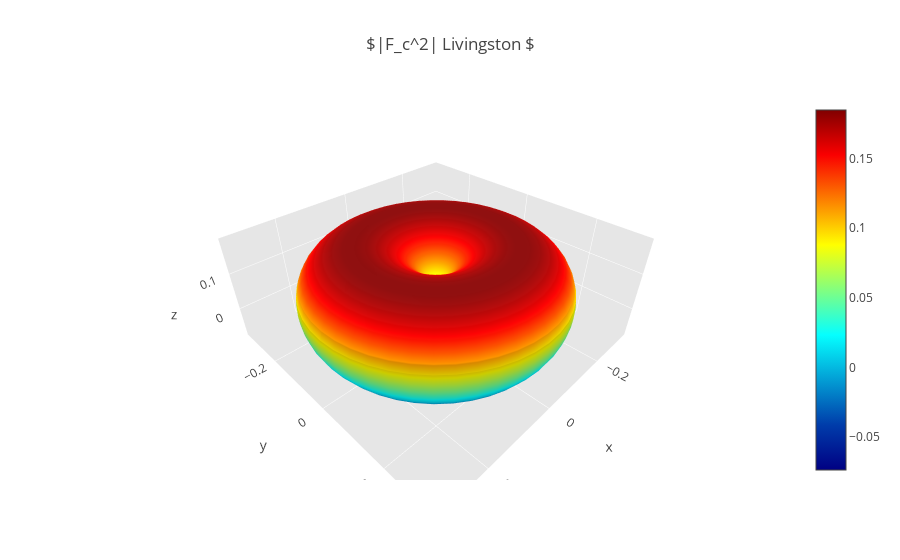

Write notebook code for a chart like this one.
### Markdown cell above
# |Fc^2|

### Code cell
import numpy as np
import plotly.plotly
plotly.offline.init_notebook_mode(connected=True)
import plotly.offline as py
import plotly.graph_objs as go

import pycbc
from pycbc.detector import Detector
from pycbc.waveform import get_td_waveform

# Euler's angles 
theta_aux = np.linspace(0,np.pi,50) # right ascension
phi_aux = np.linspace(0,2*np.pi,50) # declination
psi = 0 # polarization

# compute grid for theta and phi
theta, phi  = np.meshgrid(theta_aux, phi_aux)

# declare time of earth rotation
time = 1000000000

# declare detector we want to refer H1-Hanford, L1-Livingston, Vi-Virgo
d = Detector("L1")

# compute antenna pattern f-plus and f-cross
for index in range(len(theta)):
    fp, fc = d.antenna_pattern(phi[index], theta[index], psi, time)
    # compute |Fc^2|
    abs_fc = abs(pow(fc, 2)) 
    # if you're curious about the numbers 
    # print("|Fc^2| %s" % str(abs_fc))

# set spheriacal coordinates transform
x = abs_fc * np.cos(phi) * np.sin(theta)  # x = r*cos(phi)*sin(theta)
y = abs_fc * np.sin(phi) * np.sin(theta)  # y = r*sin(phi)*sin(theta)
z = abs_fc * np.cos(theta)                # z = np.cos(theta)


surface = go.Surface(x = x, y = y, z = z, colorscale = 'Jet')
data = [surface]

layout = go.Layout(
    title = '$|F_c^2| Livingston $',
    scene = dict(
        xaxis = dict(
            gridcolor = 'rgb(255, 255, 255)',
            zerolinecolor = 'rgb(255, 255, 255)',
            showbackground = True,
            backgroundcolor ='rgb(230, 230,230)'
        ),
        yaxis = dict(
            gridcolor = 'rgb(255, 255, 255)',
            zerolinecolor = 'rgb(255, 255, 255)',
            showbackground = True,
            backgroundcolor = 'rgb(230, 230,230)'
        ),
        zaxis = dict(
            gridcolor = 'rgb(255, 255, 255)',
            zerolinecolor = 'rgb(255, 255, 255)',
            showbackground = True,
            backgroundcolor = 'rgb(230, 230,230)'
        )
    )
)

fig = go.Figure(data = data, layout = layout)
py.iplot(fig, filename='Livingston_fc')

### Figure 1 — Plotly figure (JSON) as saved in the notebook; plotly's stock layout.template omitted (floating-point values rounded to 4 significant figures; data arrays with more than 128 entries replaced by an {"elided": "..."} marker saying what was removed)
{"data": [{"colorscale": "Jet", "type": "surface", "uid": "75d2b85d-d708-4436-a39b-1b5f7924e365", "x": {"elided": "50x50 float values"}, "y": {"elided": "50x50 float values"}, "z": {"elided": "50x50 float values"}}], "layout": {"scene": {"xaxis": {"backgroundcolor": "rgb(230, 230,230)", "gridcolor": "rgb(255, 255, 255)", "showbackground": true, "zerolinecolor": "rgb(255, 255, 255)"}, "yaxis": {"backgroundcolor": "rgb(230, 230,230)", "gridcolor": "rgb(255, 255, 255)", "showbackground": true, "zerolinecolor": "rgb(255, 255, 255)"}, "zaxis": {"backgroundcolor": "rgb(230, 230,230)", "gridcolor": "rgb(255, 255, 255)", "showbackground": true, "zerolinecolor": "rgb(255, 255, 255)"}}, "title": {"text": "$|F_c^2| Livingston $"}}}
